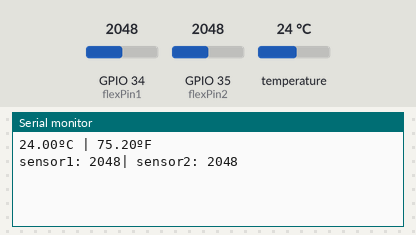
The sketch below on a simulated ESP32. Shown: the last lines printed to the serial monitor. The test bench sets the inputs (shaded band); at power-on: temperature 24 °C, GPIO 34 (flexPin1) = 2048, GPIO 35 (flexPin2) = 2048.

Above: at 1.5 s.
1.6 s: temperature set to 12 °C
At 2.8 s:
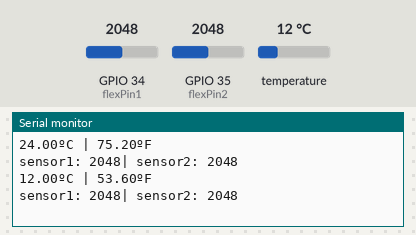
3.1 s: GPIO 34 (flexPin1) set to 2866
At 4.2 s:
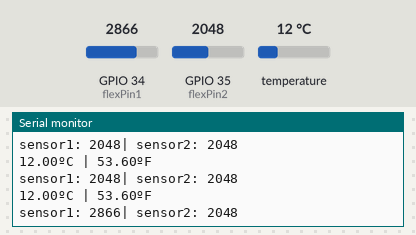
4.6 s: GPIO 35 (flexPin2) set to 2866
At 5.5 s:
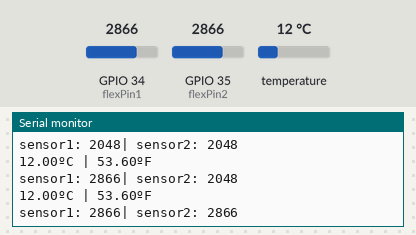
6.1 s: temperature set to 19 °C
At 7.5 s:
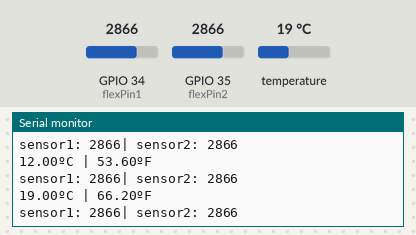
7.6 s: GPIO 34 (flexPin1) set to 3603
At 8.9 s:
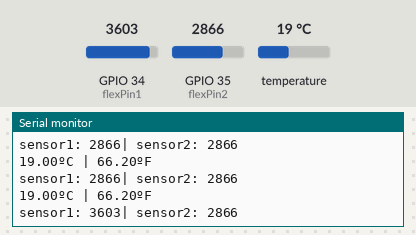
9.1 s: GPIO 35 (flexPin2) set to 3603
At 10.8 s:
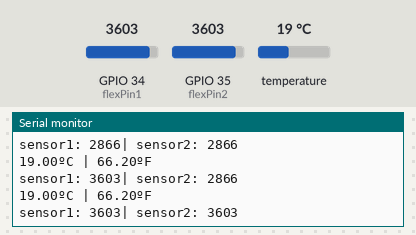
Timing chart, 0 to 11.6 s (numbered marks = the images above; inputs shaded):
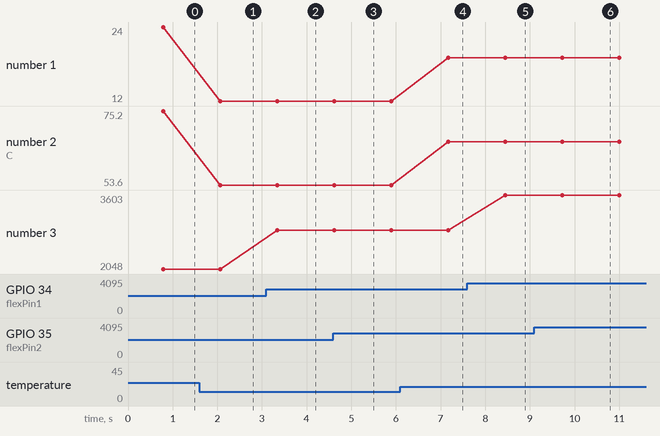

The sketch:

analogComponents.ino
```cpp
#include <OneWire.h>
#include <DallasTemperature.h>

// GPIO where the DS18B20 is connected to
const int oneWireBus = 32;
const int flexPin1 = 34;
const int flexPin2 = 35;

// Setup a oneWire instance to communicate with any OneWire devices
OneWire oneWire(oneWireBus);

// Pass our oneWire reference to Dallas Temperature sensor
DallasTemperature sensors(&oneWire);


void flexData(){
  int flexValue1, flexValue2;

  flexValue1 = analogRead(flexPin1);
  flexValue2 = analogRead(flexPin2);

  Serial.print("sensor1: ");
  Serial.print(flexValue1);
  Serial.print("| sensor2: ");
  Serial.println(flexValue2);
}

void setup() {
  // Start the Serial Monitor
  Serial.begin(115200);
  // Start the DS18B20 sensor
  sensors.begin();
}

void loop() {
  sensors.requestTemperatures();
  float temperatureC = sensors.getTempCByIndex(0);
  float temperatureF = sensors.getTempFByIndex(0);
  Serial.print(temperatureC);
  Serial.print("ºC | ");
  Serial.print(temperatureF);
  Serial.println("ºF");
  flexData();
  delay(500);
}
```

Measured:
- after the input at 1.6 s, the serial monitor: prints a new line after 0.47 s (image 1)
- after the input at 3.1 s, the serial monitor: prints a new line after 0.25 s (image 2)
- after the input at 4.6 s, the serial monitor: prints a new line at once (image 3)
- after the input at 6.1 s, the serial monitor: prints a new line after 1.1 s (image 4)
- after the input at 7.6 s, the serial monitor: prints a new line after 0.85 s (image 5)
- after the input at 9.1 s, the serial monitor: prints a new line after 0.63 s (image 6)
- plotted number 1: 24 → 12 after the input at 1.6 s, 12 → 19 after the input at 6.1 s
- plotted number 2: 75.2 → 53.6 after the input at 1.6 s, 53.6 → 66.2 after the input at 6.1 s
